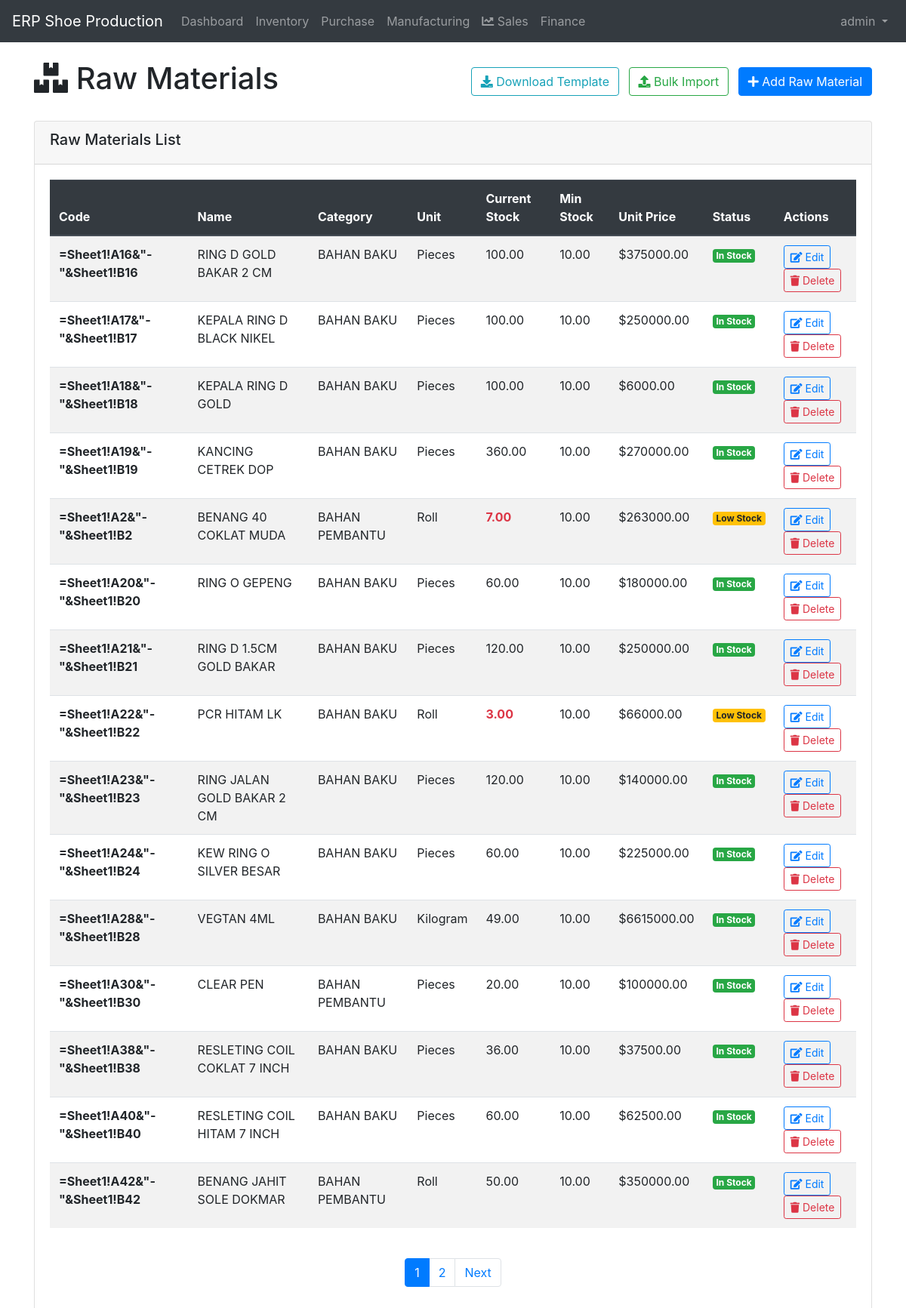
The page /inventory/raw-materials/ (signed in) on the database its author committed.
### inventory/models.py (models this page shows, shortened)
class RawMaterial(models.Model):
    UNIT_CHOICES = [
        ('kg', 'Kilogram'),
        ('m', 'Meter'),
        ('pcs', 'Pieces'),
        ('roll', 'Roll'),
        ('sheet', 'Sheet'),
    ]
    code = models.CharField(max_length=20, unique=True)
    name = models.CharField(max_length=200)
    category = models.ForeignKey(MaterialCategory, on_delete=models.CASCADE)
    unit = models.CharField(max_length=10, choices=UNIT_CHOICES)
    description = models.TextField(blank=True)
    minimum_stock = models.DecimalField(max_digits=10, decimal_places=2, default=0)
    current_stock = models.DecimalField(max_digits=10, decimal_places=2, default=0)
    unit_price = models.DecimalField(max_digits=10, decimal_places=2, default=0)
    is_active = models.BooleanField(default=True)
    created_at = models.DateTimeField(auto_now_add=True)
    updated_at = models.DateTimeField(auto_now=True)
    @property
    def stock_status(self):
        if self.current_stock <= 0:
            return 'Out of Stock'
        elif self.current_stock <= self.minimum_stock:
            return 'Low Stock'
        else:
            return 'In Stock'

class MaterialCategory(models.Model):
    name = models.CharField(max_length=100, unique=True)
    description = models.TextField(blank=True)
    created_at = models.DateTimeField(auto_now_add=True)

### inventory/views.py (the view)
# urls.py: path('raw-materials/', views.raw_material_list, name='raw_material_list'),
@login_required
def raw_material_list(request):
    raw_materials = RawMaterial.objects.all().order_by('code')
    paginator = Paginator(raw_materials, 15)
    page_number = request.GET.get('page')
    page_obj = paginator.get_page(page_number)
    context = {
        'page_obj': page_obj,
        'title': 'Raw Materials'
    }
    return render(request, 'inventory/raw_material_list.html', context)

### templates/inventory/raw_material_list.html (shortened to what this page needs)
{% extends 'base.html' %}
{% load bootstrap4 %}
{% block content %}
<div class="row">
    <div class="col-12">
        <div class="d-flex justify-content-between align-items-center mb-4">
            <h1><i class="fas fa-boxes"></i> Raw Materials</h1>
            <div>
                <a href="{% url 'download_raw_material_template' %}" class="btn btn-outline-info mr-2">
                    <i class="fas fa-download"></i> Download Template
                </a>
                <a href="{% url 'bulk_import_raw_materials' %}" class="btn btn-outline-success mr-2">
                    <i class="fas fa-upload"></i> Bulk Import
                </a>
                <a href="{% url 'raw_material_create' %}" class="btn btn-primary">
                    <i class="fas fa-plus"></i> Add Raw Material
                </a>
            </div>
        </div>
    </div>
</div>
<div class="row">
    <div class="col-12">
        <div class="card">
            <div class="card-header">
                <h5>Raw Materials List</h5>
            </div>
            <div class="card-body">
                <div class="table-responsive">
                    <table class="table table-striped table-hover">
                        <thead class="thead-dark">
                            <tr>
                                <th>Code</th>
                                <th>Name</th>
                                <th>Category</th>
                                <th>Unit</th>
                                <th>Current Stock</th>
                                <th>Min Stock</th>
                                <th>Unit Price</th>
                                <th>Status</th>
                                <th>Actions</th>
                            </tr>
                        </thead>
                        <tbody>
                            {% for material in page_obj %}
                            <tr>
                                <td><strong>{{ material.code }}</strong></td>
                                <td>{{ material.name }}</td>
                                <td>{{ material.category.name }}</td>
                                <td>{{ material.get_unit_display }}</td>
                                <td>
                                    {% if material.current_stock <= material.minimum_stock %}
                                        <span class="text-danger font-weight-bold">{{ material.current_stock }}</span>
                                    {% else %}
                                        {{ material.current_stock }}
                                    {% endif %}
                                </td>
                                <td>{{ material.minimum_stock }}</td>
                                <td>${{ material.unit_price }}</td>
                                <td>
                                    {% if material.stock_status == 'Out of Stock' %}
                                        <span class="badge badge-danger">Out of Stock</span>
                                    {% elif material.stock_status == 'Low Stock' %}
                                        <span class="badge badge-warning">Low Stock</span>
                                    {% else %}
                                        <span class="badge badge-success">In Stock</span>
                                    {% endif %}
                                </td>
                                <td>
                                    <a href="{% url 'raw_material_update' material.pk %}" class="btn btn-sm btn-outline-primary">
                                        <i class="fas fa-edit"></i> Edit
                                    </a>
                                    <a href="{% url 'raw_material_delete' material.pk %}" class="btn btn-sm btn-outline-danger">
                                        <i class="fas fa-trash"></i> Delete
                                    </a>
                                </td>
                            </tr>
                            {% empty %}
                            <tr>
                                <td colspan="9" class="text-center text-muted">
                                    No raw materials found. <a href="{% url 'raw_material_create' %}">Add one now</a>.
                                </td>
                            </tr>
                            {% endfor %}
                        </tbody>
                    </table>
                </div>
                {% if page_obj.has_other_pages %}
                <div class="d-flex justify-content-center mt-4">
                    <nav aria-label="Page navigation">
                        <ul class="pagination">
                            {% for num in page_obj.paginator.page_range %}
                            {% if page_obj.number == num %}
                            <li class="page-item active">
                                <a class="page-link" href="?page={{ num }}">{{ num }}</a>
                            </li>
                            {% elif num > page_obj.number|add:'-3' and num < page_obj.number|add:'3' %}
                            <li class="page-item">
                                <a class="page-link" href="?page={{ num }}">{{ num }}</a>
                            </li>
                            {% endif %}
                            {% endfor %}
                            {% if page_obj.has_next %}
                            <li class="page-item">
                                <a class="page-link" href="?page={{ page_obj.next_page_number }}">Next</a>
                            </li>
                            {% endif %}
                        </ul>
                    </nav>
                </div>
                {% endif %}
            </div>
        </div>
    </div>
</div>
{% endblock %}

### templates/base.html (shortened to what this page needs)
<!DOCTYPE html>
<html lang="en">
<head>
    <link href="https://stackpath.bootstrapcdn.com/bootstrap/4.5.2/css/bootstrap.min.css" rel="stylesheet">
    <link rel="stylesheet" href="https://cdnjs.cloudflare.com/ajax/libs/font-awesome/5.15.1/css/all.min.css">
</head>
<body>
    <nav class="navbar navbar-expand-lg navbar-dark bg-dark">
        <a class="navbar-brand" href="{% url 'dashboard' %}">ERP Shoe Production</a>
        <div class="collapse navbar-collapse" id="navbarNav">
            <ul class="navbar-nav mr-auto">
                <li class="nav-item">
                    <a class="nav-link" href="{% url 'dashboard' %}">Dashboard</a>
                </li>
                {% if user.is_authenticated %}
                    {% if user.userprofile.role == 'admin' or user.userprofile.role == 'inventory_manager' %}
                    <li class="nav-item">
                        <a class="nav-link" href="{% url 'inventory_list' %}">Inventory</a>
                    </li>
                    {% endif %}
                    {% if user.userprofile.role == 'admin' or user.userprofile.role == 'purchase_manager' %}
                    <li class="nav-item">
                        <a class="nav-link" href="{% url 'purchase_list' %}">Purchase</a>
                    </li>
                    {% endif %}
                    {% if user.userprofile.role == 'admin' or user.userprofile.role == 'manufacturing_manager' %}
                    <li class="nav-item">
                        <a class="nav-link" href="{% url 'manufacturing_list' %}">Manufacturing</a>
                    </li>
                    {% endif %}
                    {% if user.userprofile.role == 'admin' or user.userprofile.role == 'sales_manager' %}
                    <li class="nav-item">
                        <a class="nav-link" href="{% url 'sales_list' %}">
                            <i class="fas fa-chart-line"></i> Sales
                        </a>
                    </li>
                    {% endif %}
                    {% if user.userprofile.role == 'admin' or user.userprofile.role == 'finance_manager' %}
                    <li class="nav-item">
                        <a class="nav-link" href="{% url 'finance_dashboard' %}">Finance</a>
                    </li>
                    {% endif %}
                {% endif %}
            </ul>
            <ul class="navbar-nav">
                {% if user.is_authenticated %}
                <li class="nav-item dropdown">
                    <a class="nav-link dropdown-toggle" href="#" id="navbarDropdown" role="button" data-toggle="dropdown" aria-haspopup="true" aria-expanded="false">
                        {{ user.username }}
                    </a>
                </li>
                {% else %}
                <li class="nav-item">
                    <a class="nav-link" href="{% url 'login' %}">Login</a>
                </li>
                {% endif %}
            </ul>
        </div>
    </nav>
    <div class="container mt-4">
        {% block content %}{% endblock %}
    </div>
</body>
</html>

### rows shown on the page
RawMaterial: code "=Sheet1!A16&\"-\"&Sheet1!B16", name "RING D GOLD BAKAR 2 CM", category.name "BAHAN BAKU", unit "Pieces", current_stock "100.00", minimum_stock "10.00", unit_price "375000.00", shows "In Stock"
RawMaterial: code "=Sheet1!A17&\"-\"&Sheet1!B17", name "KEPALA RING D BLACK NIKEL", category.name "BAHAN BAKU", unit "Pieces", current_stock "100.00", minimum_stock "10.00", unit_price "250000.00", shows "In Stock"
RawMaterial: code "=Sheet1!A18&\"-\"&Sheet1!B18", name "KEPALA RING D GOLD", category.name "BAHAN BAKU", unit "Pieces", current_stock "100.00", minimum_stock "10.00", unit_price "6000.00", shows "In Stock"
RawMaterial: code "=Sheet1!A19&\"-\"&Sheet1!B19", name "KANCING CETREK DOP", category.name "BAHAN BAKU", unit "Pieces", current_stock "360.00", minimum_stock "10.00", unit_price "270000.00", shows "In Stock"
RawMaterial: code "=Sheet1!A2&\"-\"&Sheet1!B2", name "BENANG 40 COKLAT MUDA", category.name "BAHAN PEMBANTU", unit "Roll", current_stock "7.00", minimum_stock "10.00", unit_price "263000.00", shows "Low Stock"
RawMaterial: code "=Sheet1!A20&\"-\"&Sheet1!B20", name "RING O GEPENG", category.name "BAHAN BAKU", unit "Pieces", current_stock "60.00", minimum_stock "10.00", unit_price "180000.00", shows "In Stock"
RawMaterial: code "=Sheet1!A21&\"-\"&Sheet1!B21", name "RING D 1.5CM GOLD BAKAR", category.name "BAHAN BAKU", unit "Pieces", current_stock "120.00", minimum_stock "10.00", unit_price "250000.00", shows "In Stock"
RawMaterial: code "=Sheet1!A22&\"-\"&Sheet1!B22", name "PCR HITAM LK", category.name "BAHAN BAKU", unit "Roll", current_stock "3.00", minimum_stock "10.00", unit_price "66000.00", shows "Low Stock"
RawMaterial: code "=Sheet1!A23&\"-\"&Sheet1!B23", name "RING JALAN GOLD BAKAR 2 CM", category.name "BAHAN BAKU", unit "Pieces", current_stock "120.00", minimum_stock "10.00", unit_price "140000.00", shows "In Stock"
RawMaterial: code "=Sheet1!A24&\"-\"&Sheet1!B24", name "KEW RING O SILVER BESAR", category.name "BAHAN BAKU", unit "Pieces", current_stock "60.00", minimum_stock "10.00", unit_price "225000.00", shows "In Stock"
RawMaterial: code "=Sheet1!A28&\"-\"&Sheet1!B28", name "VEGTAN 4ML", category.name "BAHAN BAKU", unit "Kilogram", current_stock "49.00", minimum_stock "10.00", unit_price "6615000.00", shows "In Stock"
RawMaterial: code "=Sheet1!A30&\"-\"&Sheet1!B30", name "CLEAR PEN", category.name "BAHAN PEMBANTU", unit "Pieces", current_stock "20.00", minimum_stock "10.00", unit_price "100000.00", shows "In Stock"
RawMaterial: code "=Sheet1!A38&\"-\"&Sheet1!B38", name "RESLETING COIL COKLAT 7 INCH", category.name "BAHAN BAKU", unit "Pieces", current_stock "36.00", minimum_stock "10.00", unit_price "37500.00", shows "In Stock"
RawMaterial: code "=Sheet1!A40&\"-\"&Sheet1!B40", name "RESLETING COIL HITAM 7 INCH", category.name "BAHAN BAKU", unit "Pieces", current_stock "60.00", minimum_stock "10.00", unit_price "62500.00", shows "In Stock"
RawMaterial: code "=Sheet1!A42&\"-\"&Sheet1!B42", name "BENANG JAHIT SOLE DOKMAR", category.name "BAHAN PEMBANTU", unit "Roll", current_stock "50.00", minimum_stock "10.00", unit_price "350000.00", shows "In Stock"

### other values the page prints
{{ user.username }} "admin"
{{ num }} "1"
{{ num }} "2"
